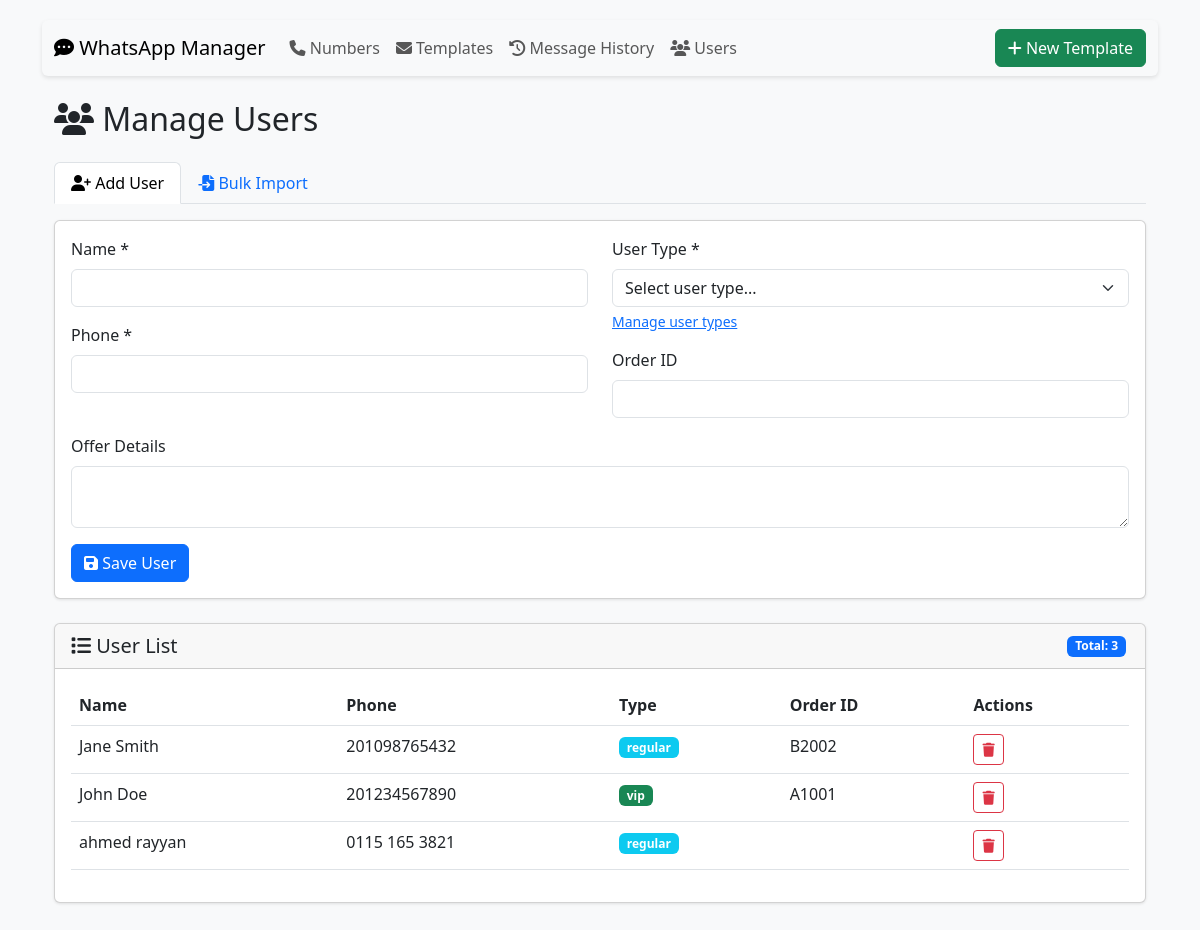
/users, run on an earlier commit of the app's database.
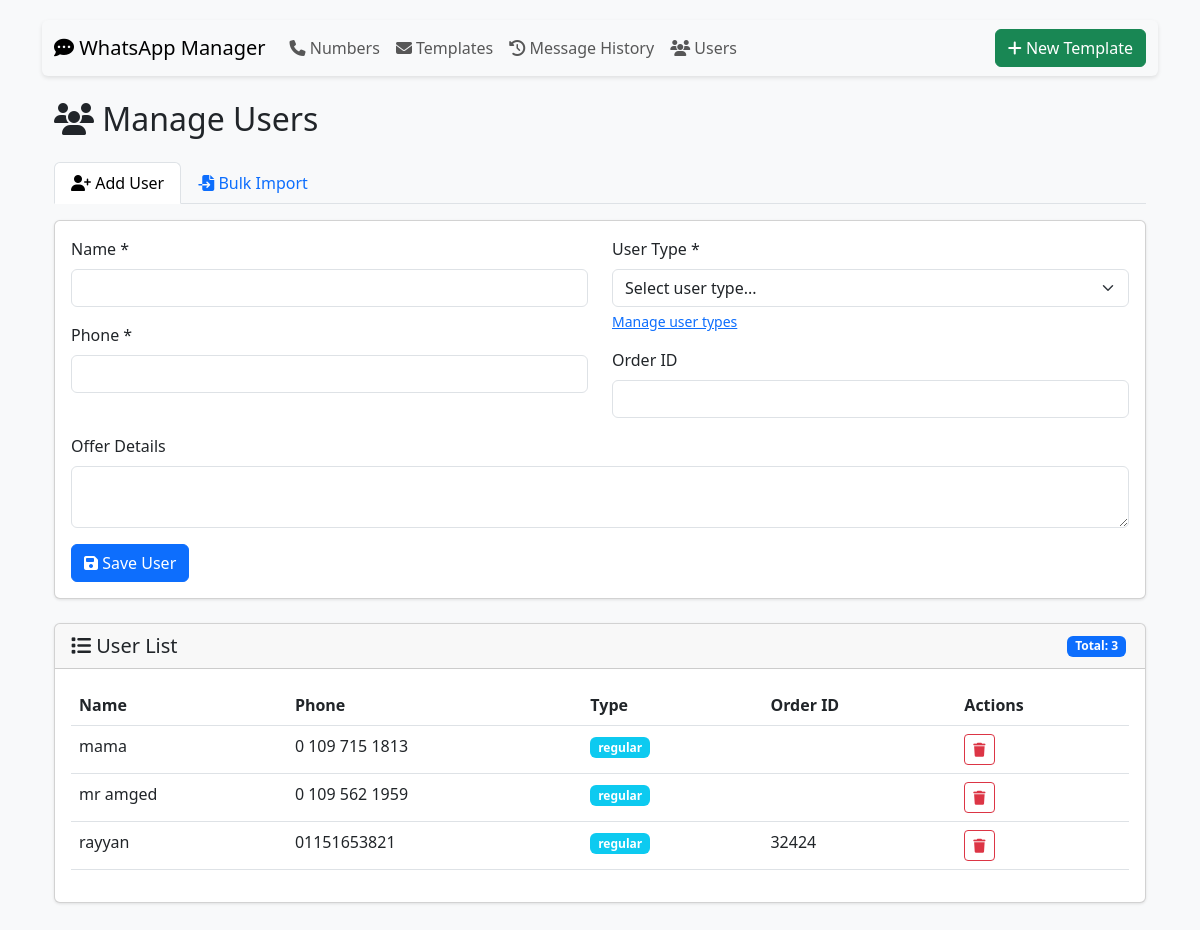
And on a later commit of the database.
### tables this page shows
CREATE TABLE users (
                id INTEGER PRIMARY KEY AUTOINCREMENT,
                name TEXT NOT NULL,
                phone TEXT NOT NULL UNIQUE,
                order_id TEXT,
                offer_details TEXT,
                user_type TEXT NOT NULL DEFAULT 'regular',
                created_at TEXT DEFAULT CURRENT_TIMESTAMP
            );

### app.py (the view, shortened to what this page needs)
@app.route('/users', methods=['GET', 'POST'])
def manage_users():
    with sqlite3.connect('database.db') as conn:
        conn.row_factory = sqlite3.Row
        users = conn.execute('SELECT * FROM users ORDER BY name').fetchall()
        with sqlite3.connect('database.db') as conn:
            conn.row_factory = sqlite3.Row
            user_types = conn.execute('''
                SELECT type_name FROM user_types ORDER BY type_name
            ''').fetchall()
    return render_template('manage_users.html', users=users, user_types=user_types)

### app.py (called while the page is built)
@app.context_processor
def utility_processor():
    return dict(get_template_variables=get_template_variables)

### templates/manage_users.html (shortened to what this page needs)
{% extends "base.html" %}
{% block content %}
<div class="container mt-4">
    <h2><i class="fas fa-users"></i> Manage Users</h2>
    <ul class="nav nav-tabs mt-4" id="userTabs" role="tablist">
        <li class="nav-item" role="presentation">
            <button class="nav-link active" id="add-tab" data-bs-toggle="tab" data-bs-target="#addUser" type="button">
                <i class="fas fa-user-plus"></i> Add User
            </button>
        </li>
        <li class="nav-item" role="presentation">
            <button class="nav-link" id="bulk-tab" data-bs-toggle="tab" data-bs-target="#bulkImport" type="button">
                <i class="fas fa-file-import"></i> Bulk Import
            </button>
        </li>
    </ul>
    <div class="tab-content" id="userTabsContent">
        <div class="tab-pane fade show active" id="addUser" role="tabpanel">
            <div class="card mt-3">
                <div class="card-body">
                    <form method="POST" action="{{ url_for('manage_users') }}">
                        <div class="row">
                            <div class="col-md-6">
                                <div class="mb-3">
                                    <label class="form-label">Name *</label>
                                    <input type="text" name="name" class="form-control" required>
                                </div>
                                <div class="mb-3">
                                    <label class="form-label">Phone *</label>
                                    <input type="text" name="phone" class="form-control" required>
                                </div>
                            </div>
                            <div class="col-md-6">
                                <div class="mb-3">
                                    <label class="form-label">User Type *</label>
                                                <select name="user_type" class="form-select" required>
    <option value="">Select user type...</option>
</select>
<div class="form-text">
    <a href="{{ url_for('manage_user_types') }}">Manage user types</a>
</div>
                                </div>
                                <div class="mb-3">
                                    <label class="form-label">Order ID</label>
                                    <input type="text" name="order_id" class="form-control">
                                </div>
                            </div>
                        </div>
                        <div class="mb-3">
                            <label class="form-label">Offer Details</label>
                            <textarea name="offer_details" class="form-control" rows="2"></textarea>
                        </div>
                        <button type="submit" class="btn btn-primary">
                            <i class="fas fa-save"></i> Save User
                        </button>
                    </form>
                </div>
            </div>
        </div>
    </div>
    <div class="card mt-4">
        <div class="card-header d-flex justify-content-between align-items-center">
            <h5 class="mb-0"><i class="fas fa-list"></i> User List</h5>
            <div>
                <span class="badge bg-primary">Total: {{ users|length }}</span>
            </div>
        </div>
        <div class="card-body">
            <div class="table-responsive">
                <table class="table table-hover">
                    <thead>
                        <tr>
                            <th>Name</th>
                            <th>Phone</th>
                            <th>Type</th>
                            <th>Order ID</th>
                            <th>Actions</th>
                        </tr>
                    </thead>
                    <tbody>
                        {% for user in users %}
                        <tr>
                            <td>{{ user['name'] }}</td>
                            <td>{{ user['phone'] }}</td>
                            <td>
                                <span class="badge bg-{{ 'success' if user['user_type'] == 'vip' else 'info' }}">
                                    {{ user['user_type'] }}
                                </span>
                            </td>
                            <td>{{ user['order_id'] }}</td>
                            <td>
                                <form method="POST" action="{{ url_for('delete_user', user_id=user['id']) }}"
                                      onsubmit="return confirm('Delete this user?');" class="d-inline">
                                    <button type="submit" class="btn btn-sm btn-outline-danger">
                                        <i class="fas fa-trash"></i>
                                    </button>
                                </form>
                            </td>
                        </tr>
                        {% else %}
                        <tr>
                            <td colspan="5" class="text-center">No users found</td>
                        </tr>
                        {% endfor %}
                    </tbody>
                </table>
            </div>
        </div>
    </div>
</div>
{% endblock %}

### templates/base.html (shortened to what this page needs)
<!DOCTYPE html>
<html lang="en">
<head>
    <link href="https://cdn.jsdelivr.net/npm/bootstrap@5.3.0/dist/css/bootstrap.min.css" rel="stylesheet">
    <link rel="stylesheet" href="https://cdnjs.cloudflare.com/ajax/libs/font-awesome/6.4.0/css/all.min.css">
</head>
<body>
    <div class="container">
        <nav class="navbar navbar-expand-lg navbar-light bg-light rounded">
            <div class="container-fluid">
                <a class="navbar-brand" href="{{ url_for('index') }}">
                    <i class="fas fa-comment-dots"></i> WhatsApp Manager
                </a>
                <div class="collapse navbar-collapse" id="navbarNav">
                    <ul class="navbar-nav me-auto">
                        <li class="nav-item">
                            <a class="nav-link" href="{{ url_for('index') }}">
                                <i class="fas fa-phone"></i> Numbers
                            </a>
                        </li>
                        <li class="nav-item">
                            <a class="nav-link" href="{{ url_for('manage_templates') }}">
                                <i class="fas fa-envelope"></i> Templates
                            </a>
                        </li>
                        <li class="nav-item">
                            <a class="nav-link" href="{{ url_for('show_results') }}">
                                <i class="fas fa-history"></i> Message History
                            </a>
                        </li>
                        <li class="nav-item">
                            <a class="nav-link" href="{{ url_for('manage_users') }}">
                                <i class="fas fa-users"></i> Users
                            </a>
                        </li>
                    </ul>
                    <div class="d-flex">
                        <a href="{{ url_for('create_template') }}" class="btn btn-success">
                            <i class="fas fa-plus"></i> New Template
                        </a>
                    </div>
                </div>
            </div>
        </nav>
        {% block content %}{% endblock %}
    </div>
</body>
</html>

### templates/base.html (style rules this page uses)
body { padding-top: 20px; padding-bottom: 20px; background-color: #f8f9fa; }
.navbar { margin-bottom: 20px; box-shadow: 0 2px 4px rgba(0,0,0,.1); }
.card { margin-bottom: 20px; box-shadow: 0 1px 3px rgba(0,0,0,.1); }
.badge { margin-right: 3px; margin-bottom: 3px; }

What changed in the data, as far as the page shows it:
removed users: name "Jane Smith", phone "201098765432", user_type "regular", order_id "B2002"
removed users: name "John Doe", phone "201234567890", user_type "vip", order_id "A1001"
added users: name "mama", phone "0 109 715 1813", user_type "regular"
added users: name "mr amged", phone "0 109 562 1959", user_type "regular"
changed users: name "ahmed rayyan" → "rayyan"; phone "0115 165 3821" → "01151653821"; order_id (not shown) → "32424"
